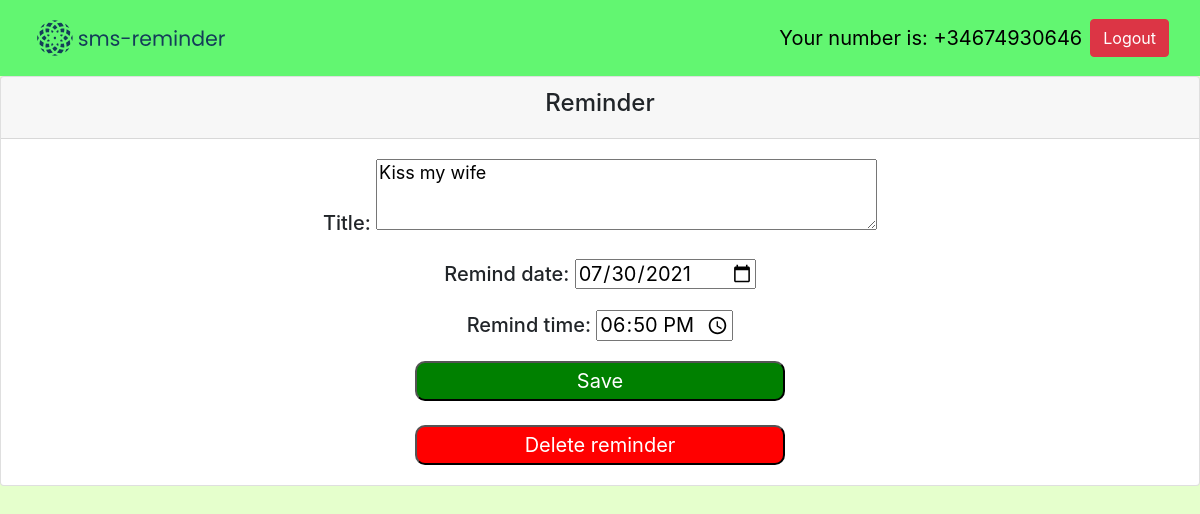
The app's page /remindetail/15/ (signed in), older data.
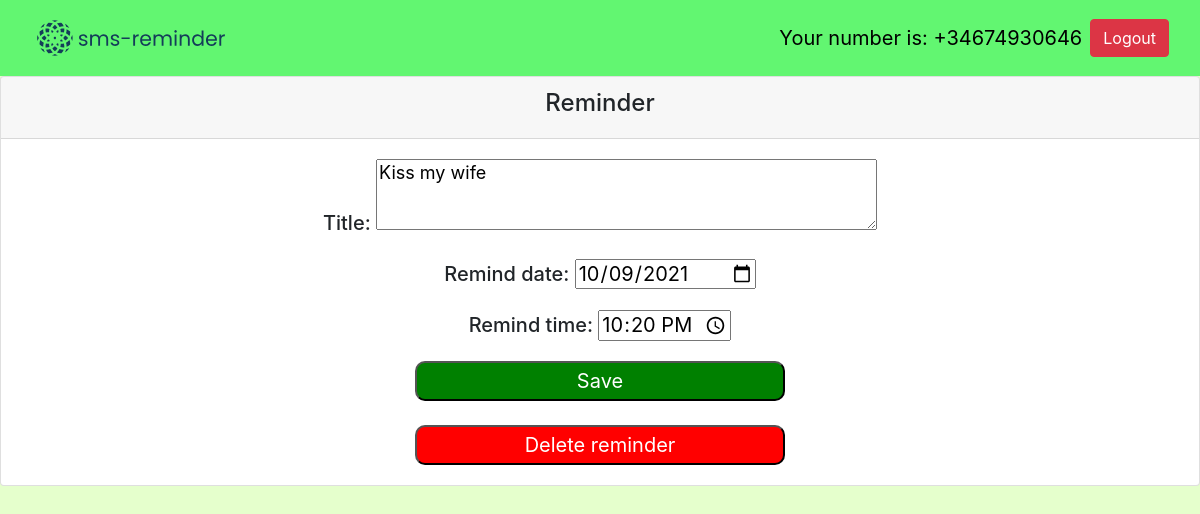
The same page, newer data.
### reminder/models.py (models this page shows, shortened)
class Remind(models.Model):
    title = models.CharField(max_length=100)
    remind_date = models.DateField(default=datetime.date.today)
    remind_time = models.TimeField(default=datetime.time(10, 0))
    author = models.ForeignKey(User, on_delete=models.CASCADE)

### reminder/views.py (the view, shortened to what this page needs)
# urls.py: path('remindetail/<int:rdr_pk>/', views.remindetail, name='remindetail'),
def remindetail(request, rdr_pk):
    reminder = get_object_or_404(Remind, pk=rdr_pk, author=request.user)
    if request.method == 'GET':
        form = RemindForm(instance=reminder)
        return render(request, 'reminder/remindetail.html', {'reminder': reminder, 'form': form})

### reminder/forms.py
class RemindForm(ModelForm):
    class Meta:
        model = Remind
        fields = ('title', 'remind_date', 'remind_time',)
        widgets = {'remind_date': DateInput(),
                   'remind_time': forms.TimeInput(attrs={'type': 'time'}),
                   'title': forms.Textarea(attrs={'rows': 3, 'style': 'font-size: large',})
                   }

### reminder/templates/reminder/remindetail.html (shortened to what this page needs)
{% extends 'reminder/base.html' %}
{% load static %}
{% block content %}
<div class="card text-center">
  <div class="card-header">
      <h4>Reminder</h4>
  </div>
  <div class="card-body">
    <form method="POST">{% csrf_token %}
        <h5>{{ form.as_p }}</h5>
        <input style="color: white; background-color:green; font-size: 20px; border-radius: 10px; height:40px; width:370px;"
               type="submit" value="Save" />
    </form>
    <br>
    <form method="POST" action="{% url 'delete' reminder.id %}">{% csrf_token %}
        <input style="color: white; background-color:red; font-size: 20px; border-radius: 10px; height:40px; width:370px;"
               type="submit" value="Delete reminder" />
    </form>
  </div>
</div>
{% endblock %}

Row changes from the older to the newer data that the page shows:
changed Remind "Kiss my wife": remind_date "07/30/2021" → "10/09/2021"; remind_time "18:50:00" → "22:20:00"
